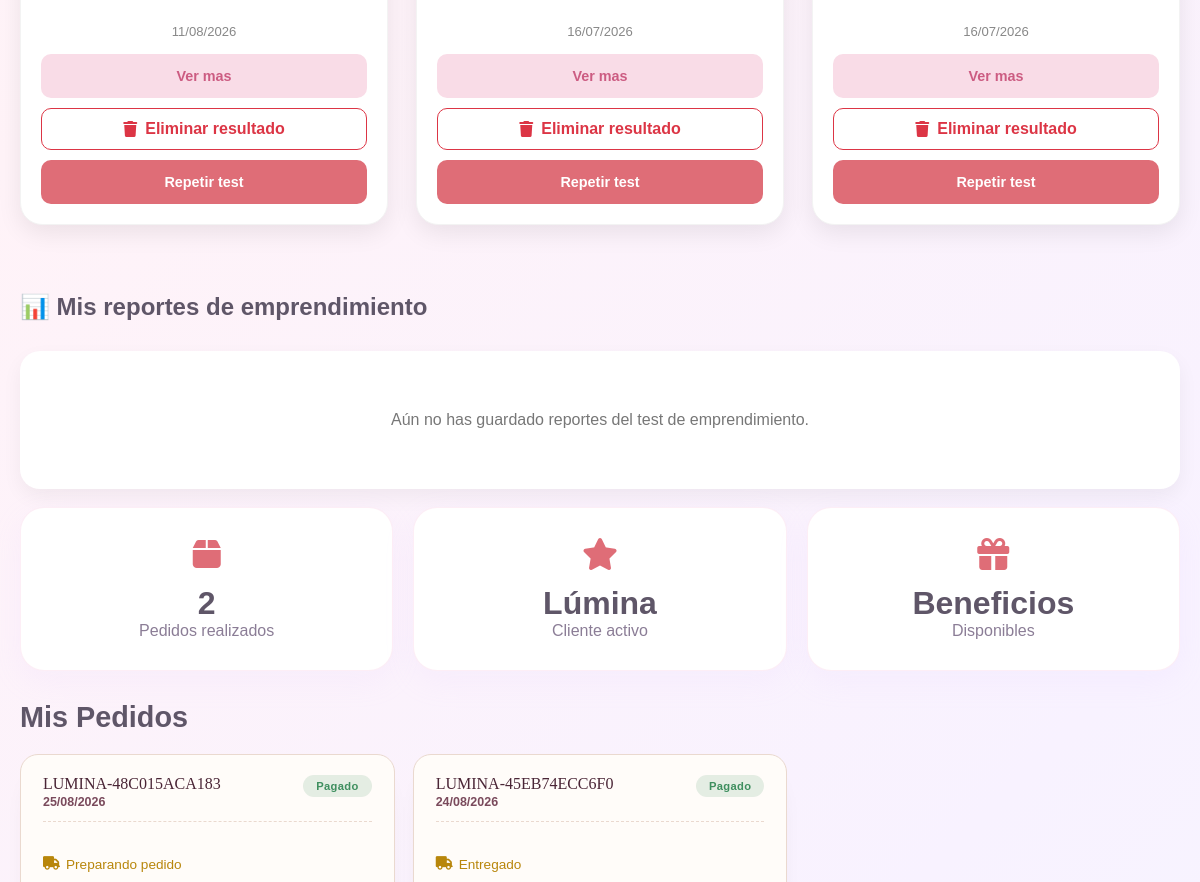
The page /mi-cuenta/ (signed in, middle part) on the database as committed earlier.
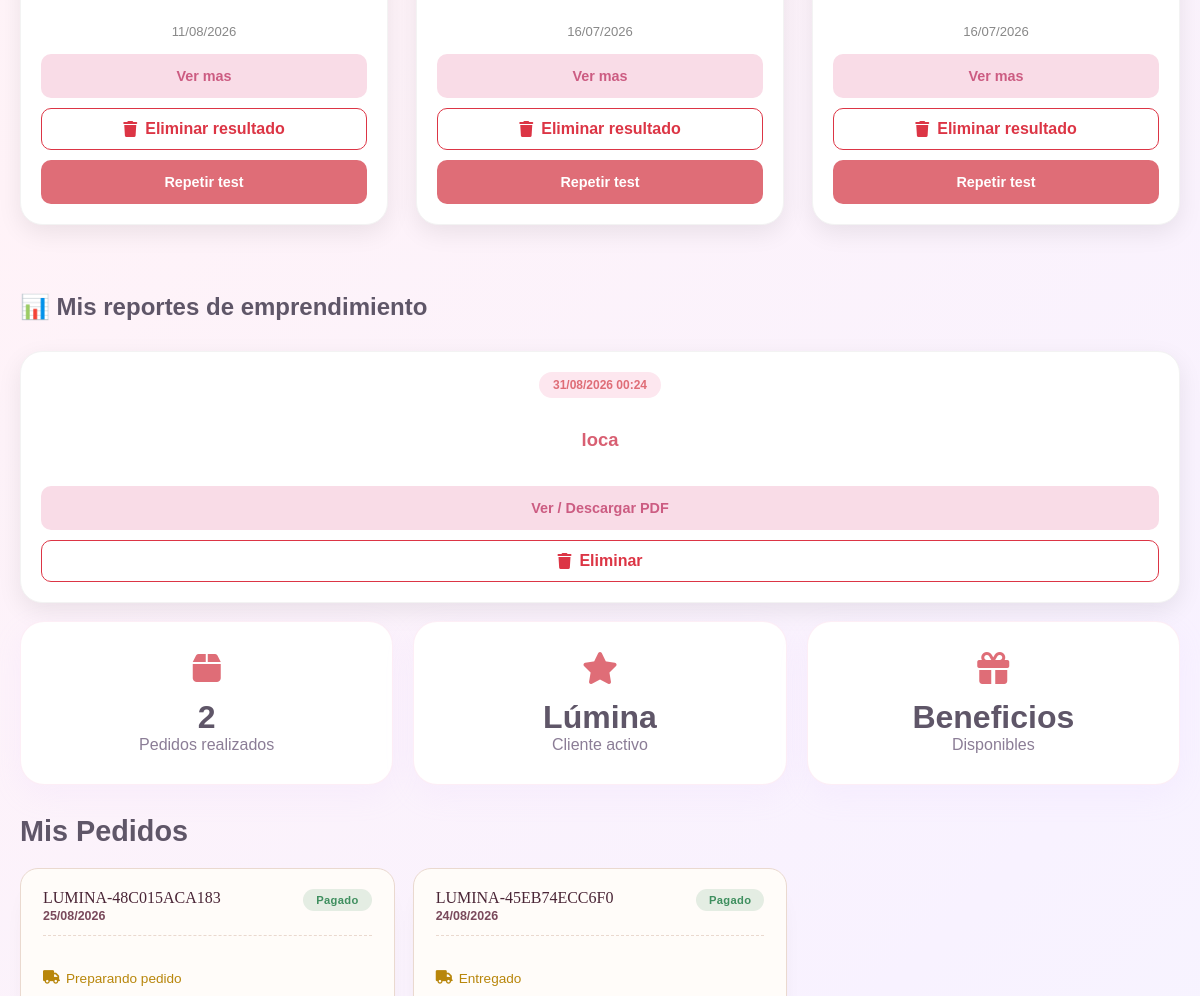
The same page on the database as committed later.
### core/models.py (models this page shows, shortened)
class ResultadoUsuario(models.Model):
    usuario = models.ForeignKey(
        settings.AUTH_USER_MODEL,
        on_delete=models.CASCADE,
        related_name="resultados_test"
    )
    test = models.ForeignKey(
        Test,
        on_delete=models.CASCADE,
        related_name="resultados_usuario"
    )
    resultado = models.ForeignKey(
        Resultado,
        on_delete=models.CASCADE,
        related_name="usuarios_resultado"
    )
    fecha = models.DateTimeField(auto_now_add=True)
    actualizado = models.DateTimeField(auto_now=True)
    class Meta:
        constraints = [
            models.UniqueConstraint(
                fields=["usuario", "test"],
                name="resultado_unico_por_usuario_test"
            )
        ]
        ordering = ["-actualizado"]

class Pedido(models.Model):
    ESTADOS = [
        ("PENDIENTE", "Pendiente"),
        ("PAGADO", "Pagado"),
        ("RECHAZADO", "Rechazado"),
        ("CANCELADO", "Cancelado"),
    ]
    ESTADOS_ENVIO = [
        ("PREPARANDO", "Preparando pedido"),
        ("EN_PROCESO", "En proceso"),
        ("ENVIADO", "Enviado"),
        ("ENTREGADO", "Entregado"),
        ("FINALIZADO", "Finalizado"),
    ]
    usuario = models.ForeignKey(
        settings.AUTH_USER_MODEL,
        on_delete=models.PROTECT,
        related_name="pedidos"
    )
    referencia = models.CharField(
        max_length=100,
        unique=True
    )
    estado = models.CharField(
        max_length=20,
        choices=ESTADOS,
        default="PENDIENTE"
    )
    estado_envio = models.CharField(
        max_length=20,
        choices=ESTADOS_ENVIO,
        default="PREPARANDO"
    )
    subtotal_detalle = models.DecimalField(
        max_digits=12,
        decimal_places=2,
        default=0
    )
    subtotal = models.DecimalField(
        max_digits=12,
        decimal_places=2
    )
    descuento = models.DecimalField(
        max_digits=12,
        decimal_places=2,
        default=0
    )
    porcentaje_descuento = models.DecimalField(
        max_digits=5,
        decimal_places=2,
        default=0
    )
    nivel_precio = models.CharField(
        max_length=100,
        blank=True,
        default=""
    )
    costo_envio = models.DecimalField(
        max_digits=12,
        decimal_places=2,
        default=0
    )
    transportadora = models.CharField(
        max_length=100,
        blank=True,
        default=""
    )
    numero_guia = models.CharField(
        max_length=100,
        blank=True,
        default=""
    )
    fecha_envio = models.DateTimeField(
        null=True,
        blank=True
    )
    direccion_nombre_receptor = models.CharField(
        max_length=100,
        blank=True,
        default=""
    )
    direccion_telefono = models.CharField(
        max_length=20,
        blank=True,
        default=""
    )
    direccion_texto = models.TextField(
        blank=True,
        default=""
    )
    direccion_ciudad = models.CharField(
        max_length=100,
        blank=True,
        default=""
    )
    direccion_departamento = models.CharField(
        max_length=100,
        blank=True,
        default=""
    )
    direccion_codigo_postal = models.CharField(
        max_length=20,
        blank=True,
        default=""
    )
    total = models.DecimalField(
        max_digits=12,
        decimal_places=2
    )
    creado = models.DateTimeField(
        auto_now_add=True
    )
    actualizado = models.DateTimeField(
        auto_now=True
    )

class ReporteEmprendimiento(models.Model):
    usuario = models.ForeignKey(
        settings.AUTH_USER_MODEL,
        on_delete=models.CASCADE,
        related_name="reportes_emprendimiento",
    )
    nombre_recomendacion = models.CharField(max_length=200, blank=True, default="")
    presupuesto = models.DecimalField(max_digits=12, decimal_places=2)
    producto = models.CharField(max_length=30, blank=True, default="")
    plataforma = models.CharField(max_length=30, blank=True, default="")
    ganancia_estimada = models.DecimalField(max_digits=12, decimal_places=2, default=0)
    roi = models.DecimalField(max_digits=8, decimal_places=2, default=0)
    datos = models.JSONField(
        help_text="Respuesta completa de /api/recomendar-emprendimiento/ en el momento de guardar."
    )
    fecha_creacion = models.DateTimeField(auto_now_add=True)
    class Meta:
        ordering = ["-fecha_creacion"]
        verbose_name = "Reporte de emprendimiento"
        verbose_name_plural = "Reportes de emprendimiento"

### core/views.py (the view)
# urls.py: path('mi-cuenta/', views.mi_cuenta, name='mi_cuenta'),
@login_required
def mi_cuenta(request):
    form = DireccionForm()
    pedidos = Pedido.objects.filter(
        usuario=request.user
    ).order_by("-id")[:4]
    resultados_usuario = ResultadoUsuario.objects.filter(
        usuario=request.user
    ).select_related(
        "test",
        "resultado"
    )
    reportes_emprendimiento = request.user.reportes_emprendimiento.all()
    return render(request, "core/cuenta.html", {
        "form": form,
        "pedidos": pedidos,
        "resultados_usuario": resultados_usuario,
        "reportes_emprendimiento": reportes_emprendimiento,
    })

### core/context_processors.py (called while the page is built)
def carrito_context(request):
    cantidad_carrito = 0
    if request.user.is_authenticated:
        carrito = (
            Carrito.objects
            .filter(usuario=request.user)
            .first()
        )
        if carrito:
            cantidad_carrito = carrito.cantidad_total
    return {
        "cantidad_carrito": cantidad_carrito
    }

### core/models.py (called while the page is built)
    @property
    def cantidad_total(self):
        return sum(
            item.cantidad
            for item in self.items.all()
        )

### core/templates/core/cuenta.html (shortened to what the changed rows need)
{% load static %}
<!DOCTYPE html>
<html lang="es">
<head>
    <link rel="stylesheet" href="{% static 'css/cuenta.css' %}">
    <link href="https://cdnjs.cloudflare.com/ajax/libs/font-awesome/6.5.0/css/all.min.css" rel="stylesheet">
</head>
<body>
    <div class="account-container">
        {% if request.user.is_authenticated %}
        <section class="resultados-section">
            <div class="resultados-grid">
                {% if resultados_usuario %}
                {% for resultado_usuario in resultados_usuario %}
                <div class="resultado-card">
                    <div class="resultado-info">
                        <h3>{{ resultado_usuario.resultado.nombre }}</h3>
                        <div class="resultado-footer">
                            <small>
                                {{ resultado_usuario.actualizado|date:"d/m/Y" }}
                            </small>
                            <div class="resultado-botones">
                                <button class="btn-rutina"
                                    onclick="abrirRutina('{{ resultado_usuario.resultado.nombre }}', `{{ resultado_usuario.resultado.descripcion|escapejs }}`)">
                                    Ver mas
                                </button>
                                <a href="{% url 'eliminar_resultado_usuario' resultado_usuario.id %}"
                                    class="btn-eliminar-resultado eliminar-resultado">
                                    <i class="fa-solid fa-trash"></i>
                                    Eliminar resultado
                                </a>
                                {% if resultado_usuario.test.activo %}
                                <a href="{% url 'tips' %}?test={{ resultado_usuario.test.id }}#test"
                                    class="btn-repetir-test">
                                    Repetir test
                                </a>
                                {% endif %}
                            </div>
                        </div>
                    </div>
                </div>
                {% endfor %}
                {% else %}
                <div class="empty-publicaciones">
                    <p>Aún no tienes resultados guardados.</p>
                </div>
                {% endif %}
            </div>
        </section>
        <br>
        <section class="resultados-section">
            <div class="title">
                <h2>📊 Mis reportes de emprendimiento</h2>
            </div>
            <div class="resultados-grid">
                {% if reportes_emprendimiento %}
                {% for reporte in reportes_emprendimiento %}
                <div class="resultado-card">
                    <div class="resultado-info">
                        <span class="resultado-test">{{ reporte.fecha_creacion|date:"d/m/Y H:i" }}</span>
                        <h3>{{ reporte.nombre_recomendacion }}</h3>
                        <div class="resultado-footer">
                            <div class="resultado-botones">
                                <a href="{% url 'reporte_emprendimiento_detalle' reporte.id %}" class="btn-rutina">
                                    Ver / Descargar PDF
                                </a>
                                <a href="{% url 'eliminar_reporte_emprendimiento' reporte.id %}"
                                    class="btn-eliminar-resultado eliminar-resultado">
                                    <i class="fa-solid fa-trash"></i>
                                    Eliminar
                                </a>
                            </div>
                        </div>
                    </div>
                </div>
                {% endfor %}
                {% else %}
                <div class="empty-publicaciones">
                    <p>Aún no has guardado reportes del test de emprendimiento.</p>
                </div>
                {% endif %}
            </div>
        </section>
        <br>
        <section class="orders-section">
            <div class="section-title">
                <h2>Mis Pedidos</h2>
            </div>
            {% if pedidos %}
            <div class="orders-grid">
                {% for pedido in pedidos %}
                <div class="order-card">
                    <div class="order-header">
                        <div>
                            <span class="order-ref">{{ pedido.referencia }}</span>
                            <span class="order-fecha">{{ pedido.creado|date:"d/m/Y" }}</span>
                        </div>
                        <span class="status status-{{ pedido.estado|lower }}">
                            {{ pedido.get_estado_display }}
                        </span>
                    </div>
                    {% if pedido.estado_envio %}
                    <div class="order-envio-badge">
                        <i class="fa-solid fa-truck"></i>
                        <span class="status-envio status-envio-{{ pedido.estado_envio|lower }}">
                            {{ pedido.get_estado_envio_display }}
                        </span>
                    </div>
                    {% endif %}
                </div>
                {% endfor %}
            </div>
            {% endif %}
        </section>
        {% endif %}
    </div>
</body>
</html>

Rows that differ between the two databases and show on the page:
added ReporteEmprendimiento: fecha_creacion "31/08/2026 00:24", nombre_recomendacion "loca"
Other text that changed with them:
text no longer shown: "Aún no has guardado reportes del test de emprendimiento."
